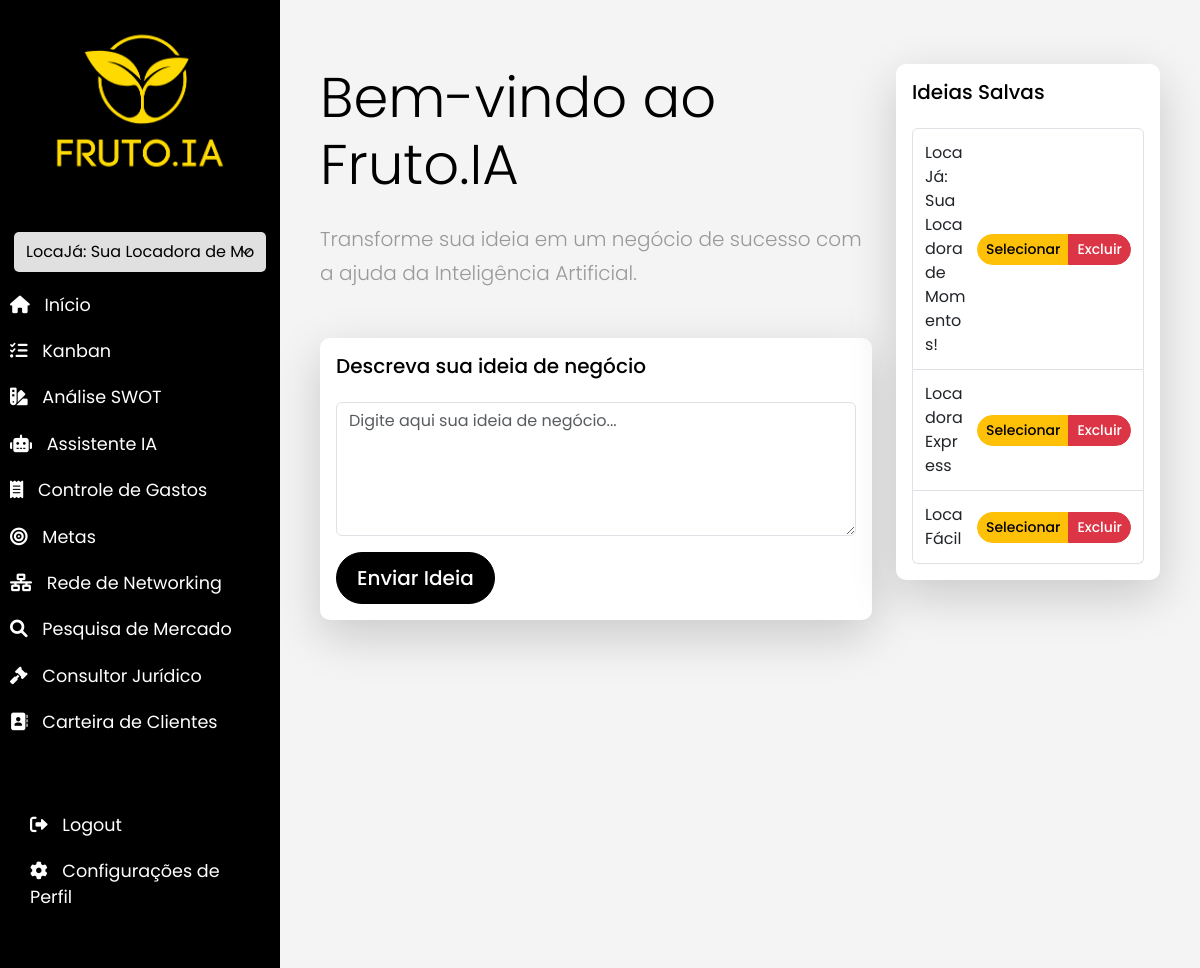
Page / (signed in) on the earlier database version.
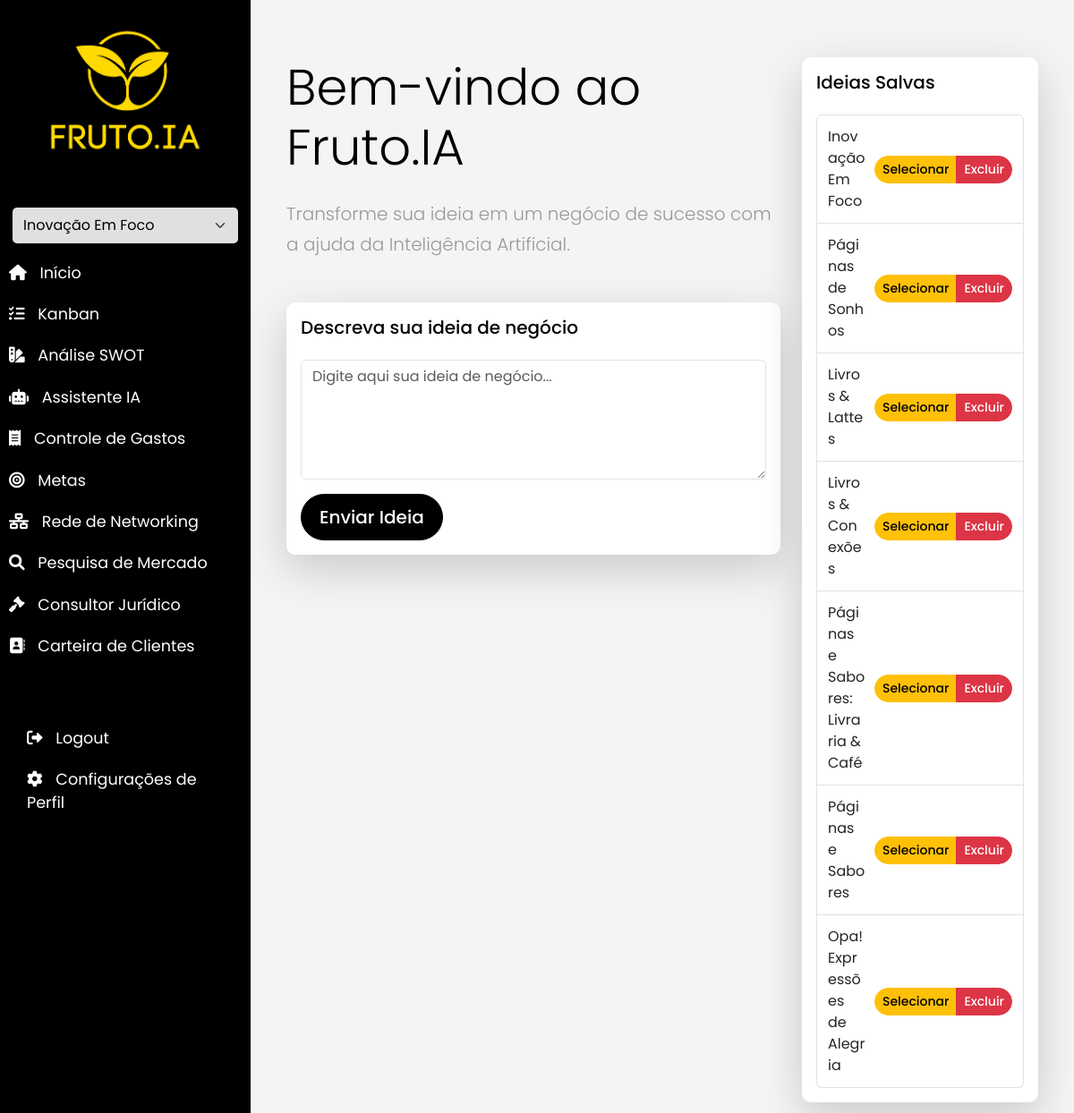
Same page on the later database version.
### app/models.py (models this page shows)
class Idea(db.Model):
    id = db.Column(db.Integer, primary_key=True)
    title = db.Column(db.String(100))
    description = db.Column(db.Text)
    timestamp = db.Column(db.DateTime, index=True, default=datetime.utcnow)
    user_id = db.Column(db.Integer, db.ForeignKey('user.id'))
    questions = db.relationship('Question', backref='idea', lazy='dynamic')
    tasks = db.relationship('Task', backref='idea', lazy='dynamic')
    expenses = db.relationship('Expense', backref='idea', lazy='dynamic')

### app/routes.py (the view)
@main.route('/')
@login_required
def index():
    ideas = Idea.query.filter_by(user_id=current_user.id).order_by(Idea.timestamp.desc()).all()
    selected_idea_id = ideas[0].id if ideas else None
    return render_template('index.html', ideas=ideas, selected_idea_id=selected_idea_id)

### app/__init__.py (called while the page is built)
def create_app():
    app = Flask(__name__, static_url_path='', static_folder='static', template_folder='templates')
    app.config.from_object(Config)
    app.config['SQLALCHEMY_DATABASE_URI'] = os.getenv('SQLALCHEMY_DATABASE_URI')
    app.config['SQLALCHEMY_TRACK_MODIFICATIONS'] = False
    db.init_app(app)
    migrate.init_app(app, db)
    login.init_app(app)
    csrf.init_app(app)
    mail.init_app(app)
    from app import routes
    app.register_blueprint(routes.main)
    from app.auth import bp as auth_bp
    app.register_blueprint(auth_bp, url_prefix='/auth')
    @login.user_loader
    def load_user(id):
        return User.query.get(int(id))
    return app

### app/routes.py (called while the page is built)
@main.context_processor
def inject_user_ideas():
    if current_user.is_authenticated:
        user_ideas = current_user.ideas.all()
        selected_idea_id = request.view_args.get('idea_id')
        return {'user_ideas': user_ideas, 'selected_idea_id': selected_idea_id}
    return {}

### app/templates/index.html (shortened to what this page needs)
{% extends "base.html" %}
{% block content %}
<div class="row">
    <div class="col-md-8">
        <h1 class="display-4 mb-4">Bem-vindo ao Fruto.IA</h1>
        <p class="lead mb-5">Transforme sua ideia em um negócio de sucesso com a ajuda da Inteligência Artificial.</p>
        <div class="card shadow-lg mb-5">
            <div class="card-body">
                <h5 class="card-title mb-4">Descreva sua ideia de negócio</h5>
                <form id="ideaForm">
                    <div class="mb-3">
                        <textarea class="form-control" id="ideaDescription" rows="5" placeholder="Digite aqui sua ideia de negócio..." required></textarea>
                    </div>
                    <button type="submit" class="btn btn-primary btn-lg">Enviar Ideia</button>
                </form>
            </div>
        </div>
    </div>
    <div class="col-md-4">
        <div id="savedIdeasSection" class="card shadow-lg">
            <div class="card-body">
                <h5 class="card-title mb-4">Ideias Salvas</h5>
                <ul id="savedIdeasList" class="list-group">
                    {% for idea in ideas %}
                    <li class="list-group-item">
                        <div class="d-flex justify-content-between align-items-center w-100">
                            <span class="idea-title">{{ idea.title }}</span>
                            <div class="btn-group" role="group">
                                <button class="btn btn-sm btn-warning select-idea" data-idea-id="{{ idea.id }}">Selecionar</button>
                                <button class="btn btn-sm btn-danger delete-idea" data-idea-id="{{ idea.id }}">Excluir</button>
                            </div>
                        </div>
                    </li>
                    {% endfor %}
                </ul>
            </div>
        </div>
    </div>
</div>
{% endblock %}

### app/templates/base.html (shortened to what this page needs)
<!DOCTYPE html>
<html lang="pt-BR">
<head>
    <link href="https://cdn.jsdelivr.net/npm/bootstrap@5.3.0-alpha1/dist/css/bootstrap.min.css" rel="stylesheet">
    <link href="https://cdnjs.cloudflare.com/ajax/libs/font-awesome/6.0.0-beta3/css/all.min.css" rel="stylesheet">
    <link rel="stylesheet" href="{{ url_for('static', filename='css/style.css') }}">
</head>
<body>
    <div class="wrapper">
        {% if current_user.is_authenticated %}
        <nav id="sidebar">
            <div class="sidebar-header">
                <img src="{{ url_for('static', filename='logo/1_1.png') }}" alt="Fruto.IA Logo" class="img-fluid">
            </div>
            <ul class="list-unstyled components">
                <li>
                    <select id="ideaSelector" class="form-select">
                        {% for idea in current_user.ideas %}
                        <option value="{{ idea.id }}" {% if idea.id == selected_idea_id %}selected{% endif %}>{{ idea.title }}</option>
                        {% endfor %}
                    </select>
                </li>
                <li><a href="{{ url_for('main.index') }}"><i class="fas fa-home"></i> <span>Início</span></a></li>
                <li><a href="{{ url_for('main.kanban', idea_id=selected_idea_id) if selected_idea_id else '#' }}" {% if not selected_idea_id %}class="disabled"{% endif %}><i class="fas fa-tasks"></i> <span>Kanban</span></a></li>
                <li><a href="{{ url_for('main.swot_analysis', idea_id=selected_idea_id) if selected_idea_id else '#' }}" {% if not selected_idea_id %}class="disabled"{% endif %}><i class="fas fa-swatchbook"></i> <span>Análise SWOT</span></a></li>
                <li><a href="{{ url_for('main.assistant', idea_id=selected_idea_id) if selected_idea_id else '#' }}" {% if not selected_idea_id %}class="disabled"{% endif %}><i class="fas fa-robot"></i> <span>Assistente IA</span></a></li>
                <li><a href="{{ url_for('main.view_expenses', idea_id=selected_idea_id) if selected_idea_id else '#' }}" {% if not selected_idea_id %}class="disabled"{% endif %}><i class="fas fa-receipt"></i> <span>Controle de Gastos</span></a></li>
                <li><a href="{{ url_for('main.goals', idea_id=selected_idea_id) if selected_idea_id else '#' }}" {% if not selected_idea_id %}class="disabled"{% endif %}><i class="fas fa-bullseye"></i> <span>Metas</span></a></li>
                <li><a href="{{ url_for('main.networking', idea_id=selected_idea_id) if selected_idea_id else '#' }}" {% if not selected_idea_id %}class="disabled"{% endif %}><i class="fas fa-network-wired"></i> <span>Rede de Networking</span></a></li>
                <li><a href="{{ url_for('main.market_research', idea_id=selected_idea_id) if selected_idea_id else '#' }}" {% if not selected_idea_id %}class="disabled"{% endif %}><i class="fas fa-search"></i> <span>Pesquisa de Mercado</span></a></li>
                <li><a href="{{ url_for('main.legal', idea_id=selected_idea_id) if selected_idea_id else '#' }}" {% if not selected_idea_id %}class="disabled"{% endif %}><i class="fas fa-gavel"></i> <span>Consultor Jurídico</span></a></li>
                <li><a href="{{ url_for('main.customers', idea_id=selected_idea_id) if selected_idea_id else '#' }}" {% if not selected_idea_id %}class="disabled"{% endif %}><i class="fas fa-address-book"></i> <span>Carteira de Clientes</span></a></li>
            </ul>
            <div class="sidebar-footer">
                <ul class="list-unstyled">
                    <li><a href="{{ url_for('auth.logout') }}"><i class="fas fa-sign-out-alt"></i> <span>Logout</span></a></li>
                    <li><a href="{{ url_for('main.profile_settings') }}"><i class="fas fa-cog"></i> <span>Configurações de Perfil</span></a></li>
                </ul>
            </div>
        </nav>
        {% endif %}
        <div id="content">
            <main class="container mt-4">
                {% block content %}{% endblock %}
            </main>
        </div>
    </div>
</body>
</html>

### app/static/css/style.css (style rules this page uses)
:root { --primary-color: #e0e0e0; --secondary-color: #e0e0e0; --background-color: #f4f4f4; --text-color: #000000; --sidebar-color: #000000; --sidebar-hover-color: #e0e0e0; --light-purple: #e0e0e0; }
body { font-family: 'Poppins', sans-serif; background-color: var(--background-color); color: var(--text-color); }
p { font-family: 'Poppins', sans-serif; font-size: 1.1em; font-weight: 300; line-height: 1.7em; color: #999; }
a, a:hover, a:focus { color: inherit; text-decoration: none; transition: all 0.3s; }
.wrapper { display: flex; width: 100%; }
#sidebar { width: 280px; background: var(--sidebar-color); color: #fff; transition: all 0.3s; min-height: 100vh; }
#sidebar .sidebar-header { padding: 20px; background: #000000; display: flex; justify-content: center; align-items: center; }
#sidebar .sidebar-header img { width: 80%; height: auto; }
#sidebar ul.components { padding: 20px 0; }
.sidebar-footer { padding: 20px; background-color: #000000; }
#content { width: calc(100% - 280px); padding: 20px; min-height: 100vh; transition: all 0.3s; }
#sidebar ul li a { padding: 10px; font-size: 1.1em; display: block; color: #fff; text-decoration: none; }
#sidebar ul li a i { margin-right: 10px; }
.card { background-color: #ffffff; border: none; border-radius: 10px; box-shadow: 0 4px 6px rgba(0, 0, 0, 0.1); transition: all 0.3s ease; }
.card-title { color: #000000; }
.btn { border-radius: 30px; padding: 10px 20px; font-weight: 500; transition: all 0.3s ease; }
.btn-primary { background-color: #000000; border-color: #000000; color: #ffffff; }
textarea.form-control { resize: vertical; }
main.container { flex-grow: 1; padding: 20px; }
#savedIdeasList .list-group-item { padding: 0.75rem; }
#savedIdeasList .idea-title { word-break: break-word; margin-right: 10px; }
#savedIdeasList .btn-group { white-space: nowrap; }
#savedIdeasList .btn-group .btn { padding: 0.25rem 0.5rem; font-size: 0.875rem; }
#sidebar #ideaSelector { width: 90%; margin: 10px auto; display: block; background-color: #e0e0e0; color: #000000; border: none; border-radius: 5px; padding: 8px 12px; }
#sidebar #ideaSelector option { background-color: #fff; color: #000000; }
.sidebar-footer ul { margin: 0; padding: 0; }
.sidebar-footer li { list-style: none; }
.sidebar-footer a { color: #ffffff; padding: 10px 20px; display: block; transition: all 0.3s; }
#sidebar { position: relative; min-height: 100vh; padding-bottom: 100px; }
#sidebar .components { overflow-y: auto; max-height: calc(100vh - 200px); }

Differences in the rows shown:
removed Idea: title "LocaJá: Sua Locadora de Momentos!"
removed Idea: title "Locadora Express"
removed Idea: title "LocaFácil"
added Idea: title "Inovação Em Foco"
added Idea: title "Páginas de Sonhos"
added Idea: title "Livros & Lattes"
added Idea: title "Livros & Conexões"
added Idea: title "Páginas e Sabores: Livraria & Café"
added Idea: title "Páginas e Sabores"
added Idea: title "Opa! Expressões de Alegria"
Other differences:
form field value: "LocaJá: Sua Locadora de Momentos!" → "Inovação Em Foco"
